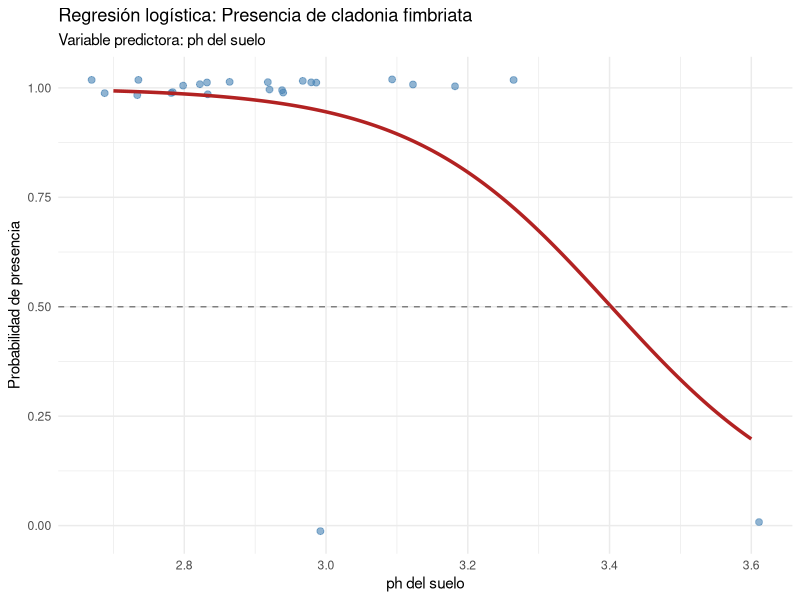

Write the R code that produced this figure.
# =============================================================================
# TEMA 3: REGRESIÓN LOGÍSTICA

# en este script cubrimos:
#   1-Fundamentos de la regresión logística binaria
#   2-Modelo logístico: presencia/ausencia de Cladonia fimbriata en función del pH
#   3-Evaluación del modelo (matriz de confusión, pseudo R²)
#   4-Visualización de la curva logística


# ¿Cuándo usar regresión logística?
# Cuando la variable respuesta es BINARIA (0/1, sí/no, presencia/ausencia)
# NO se puede usar regresión lineal porque las probabilidades deben estar entre 0 y 1
# La regresión logística modela: P(Y=1) = 1 / (1 + e^-(b0 + b1*x))
# =============================================================================



# PARTE 1: cargado de datos y preparación 


# Cargamos el paquete vegan, que contiene datos de comunidades vegetales
# install.packages("vegan")  # Descomentar si no está instalado
library(vegan)

# Cargamos dos datasets del paquete vegan:
# - varespec: cobertura de especies de plantas en 24 sitios de tundra
# - varechem: variables químicas del suelo en esos mismos 24 sitios
data(varespec)
data(varechem)

# Usamos varechem como nuestro dataframe principal (variables predictoras)
df <- varechem

# Exploramos la estructura de los datos
str(df)
head(df)

# Variables disponibles en varechem:
# N, P, K, Ca, Mg, S, Al, Fe, Mn, Zn, Mo, Baresoil, Humdepth, pH

# PARTE 2: creamos la variable respuesta binaria
# -----------------------------------------------------------------------------

# Pregunta ecológica: ¿El pH del suelo determina si Cladonia fimbriata
# está presente o ausente en un sitio?

# Cladonia fimbriata es un liquen sensible a la acidez del suelo
# Creamos variable binaria: en donde
# 1 = presencia (cobertura > 0 en varespec)
# 0 = ausencia  (cobertura = 0)
df$presencia <- ifelse(varespec$Cladfimb > 0, 1, 0)

# Revisamos cuántos sitios tienen presencia vs ausencia
table(df$presencia)
# La mayoría de sitios tienen presencia del liquen


# PARTE 3: modelo de regresion logistica

# Ajustamos el modelo logístico con glm()
# family = binomial indica que la variable respuesta es binaria (0/1)
# link = "logit" es el enlace por defecto para distribución binomial
modelo1 <- glm(presencia ~ pH,
               data   = df,
               family = binomial)

# Resumen del modelo
summary(modelo1)

# Interpretación de los coeficientes:
# - (Intercept) = 24.089: log-odds de presencia cuando pH = 0
# - pH = -7.080: por cada unidad que aumenta el pH, el log-odds de presencia
#   disminuye en 7.08 (a mayor pH, menor probabilidad de presencia del liquen)
# - p-valor pH = 0.068: marginalmente significativo pues está cerca del umbral 0.05


# ddds ratios ya que es más fácil de interpretar

# Exponenciamos los coeficientes para obtener odds ratios
exp(coef(modelo1))

# Interpretación del OR:
# - OR del ph 0.00084: por cada unidad que aumenta el pH,
#   las probabilidades de presencia se reducen a menos del 0.1% de lo que eran
# y esto indica que cladonia fimbriata prefiere suelos más acidos, o sea un ph mas bajo



# PARTE 4: evaluación del modelo 


# Matriz de confusión 

# Calculamos las probabilidades predichas por el modelo
# Si P > 0.5 → predecimos presencia (1), si P <= 0.5 → ausencia (0)
predichos <- ifelse(fitted(modelo1) > 0.5, 1, 0)

# Comparamos valores reales vs predichos
table(Real = df$presencia, Predicho = predichos)

# Interpretación:
# - Verdaderos positivos: sitios con presencia real que el modelo predijo como presencia
# - Falsos negativos: sitios con presencia real que el modelo predijo como ausencia
# - El modelo tiene alta sensibilidad  o sea que detecta bien la presencia
# - Pero tiene baja especificidad pues confunde algunas ausencias como presencias


#Pseudo R2 de mcfadden

# En regresión logística no existe el R2 tradicional
# el pseudo R2 de mcfaadden es el equivalente: valores entre 0.2 y 0.4 son buenos
pseudo_r2 <- 1 - (modelo1$deviance / modelo1$null.deviance)
pseudo_r2

# Interpretación:
# - Pseudo R2 0.364: el pH explica aproximadamente el 36% de la variación
#   en la presencia/ausencia de cladonia fimbriata
# Es un ajuste razonable considerando que solo usamos un predictor



# PARTE 5: visualizacion de la curva logistica 


library(ggplot2)

# Creamos una secuencia de valores de pH para graficar la curva predicha
pH_seq <- seq(min(df$pH), max(df$pH), length.out = 200)

# Calculamos las probabilidades predichas para cada valor de pH
prob_pred <- predict(modelo1,
                     newdata = data.frame(pH = pH_seq),
                     type    = "response")  # "response" devuelve probabilidades (0-1)

# Creamos dataframe para graficar
curva_df <- data.frame(pH = pH_seq, probabilidad = prob_pred)

# Graficamos la curva logística con los datos reales
ggplot() +
  # Puntos reales (0 = ausencia, 1 = presencia)
  geom_jitter(data = df,
              aes(x = pH, y = presencia),
              height = 0.02, alpha = 0.6, color = "steelblue", size = 2) +
  # Curva logística predicha
  geom_line(data = curva_df,
            aes(x = pH, y = probabilidad),
            color = "firebrick", linewidth = 1.2) +
  # Línea de umbral de decisión (P = 0.5)
  geom_hline(yintercept = 0.5, linetype = "dashed", color = "gray50") +
  labs(title    = "Regresión logística: Presencia de cladonia fimbriata",
       subtitle = "Variable predictora: ph del suelo",
       x        = "ph del suelo",
       y        = "Probabilidad de presencia") +
  theme_minimal()

# Interpretación de la gráfica:
# - La curva en forma de S  muestra cómo cambia la probabilidad con el ph
# - A ph bajo hay alta probabilidad de presencia del liquen
# y a ph alto  hay mas baja probabilidad de presencia
# - la línea punteada en 0.5 es el umbral de clasificación 
